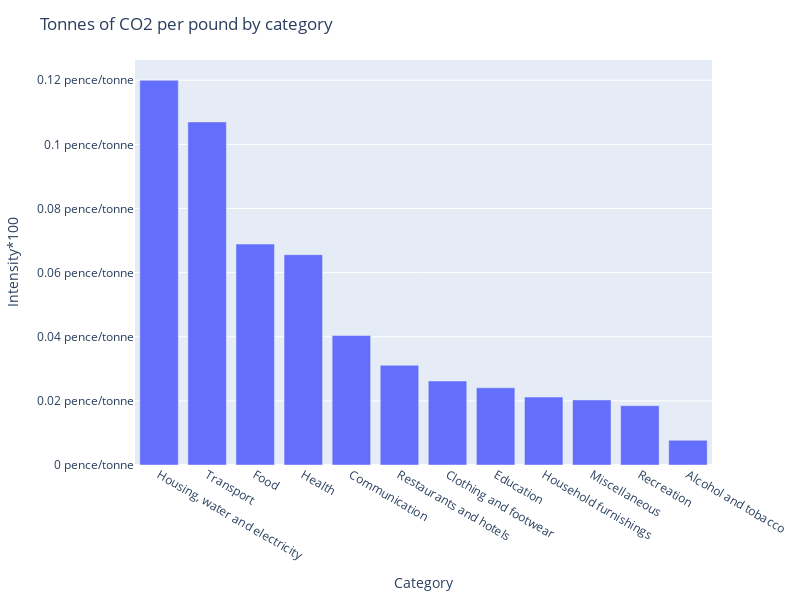

The code cell stored with this chart in its notebook:
### Markdown cell above
# Carbon taxes

A carbon tax is a tax levied on the carbon emissions required to produce goods and services. In this way, they are designed to reduce carbon dioxide emissions by increasing prices. This both decreases demand for such goods and services and incentivizes efforts to make them less carbon-intensive. In its simplest form, a carbon tax covers only CO<sub>2</sub> emissions; however, it can also cover other greenhouse gasses, such as methane or nitrous oxide, by calculating their global warming potential relative to CO<sub>2</sub> emissions. PolicyEngine’s carbon tax model is consumption-based - that is, the tax is levied on the UK’s consumption of CO2-intensive goods, rather than the UK’s production of CO2. Table 1 shows the incidence of this carbon tax model:

Table 1


<table>
  <tr>
   <td>
   </td>
   <td>UK
   </td>
   <td>Non-UK
   </td>
  </tr>
  <tr>
   <td>Owners of production
   </td>
   <td><strong>Reality</strong>: directly taxed by a carbon emissions tax, not indirectly taxed.
<p>
<strong>Model</strong>: Each owner pays <em>s</em>% of x total UK ownership share, in aggregate passes on (1-<em>s</em>)% to consumers.
   </td>
   <td><strong>Reality</strong>: indirectly taxed by a border adjustment, not directly taxed.
<p>
<strong>Model</strong>: assumed non-existent.
   </td>
  </tr>
  <tr>
   <td>Consumers
   </td>
   <td><strong>Reality</strong>: <strong>indirectly</strong> taxed by the carbon emissions tax and <strong>directly</strong> taxed by the border adjustment, depending on sectoral demand elasticities.
<p>
<strong>Model</strong>: Each consumer pays (1 - <em>s</em>)% * total UK consumption share of each consumption sector.
   </td>
   <td><strong>Reality</strong>: not directly or indirectly taxed.
<p>
<strong>Model</strong>: not directly or indirectly taxed.
   </td>
  </tr>
</table>


## Methodology summary

We model carbon taxes by simulating household net incomes through the microsimulation model. The first step: collecting the Family Resources Survey inputs: data on earnings, benefit receipt and demographics for 20,000 households. Then, we load the Living Costs and Food Survey, which has less granular data on earnings, and benefit receipt, but detailed capture of goods and services produced: we impute these consumption variables to the FRS. We then use the National Carbon Footprint dataset to calculate the intensities of certain categories (e.g. the carbon emissions associated with a pound spent on clothing), and use this to estimate the carbon footprint of each FRS household. After we integrate these carbon footprints to the FRS, we run a full microsimulation to simulate disposable incomes with and without a carbon tax.


### Appendix: Carbon intensities

### Code cell
import plotly.express as px
import pandas as pd

df = pd.DataFrame({
    "Category": [
        "Alcohol and tobacco",
        "Clothing and footwear",
        "Communication",
        "Education",
        "Food",
        "Health",
        "Household furnishings",
        "Housing, water and electricity",
        "Miscellaneous",
        "Recreation",
        "Restaurants and hotels",
        "Transport",
    ],
    "Intensity": [
        7.7e-05,
        0.000262,
        0.000404,
        0.000241,
        0.000689,
        0.000656,
        0.000212,
        0.0012,
        0.000203,
        0.000185,
        0.000311,
        0.00107,
    ]
})

df["Intensity*100"] = df.Intensity * 100

px.bar(df.sort_values("Intensity", ascending=False), x="Category", y="Intensity*100").update_layout(
    title="Tonnes of CO2 per pound by category",
    yaxis_ticksuffix=" pence/tonne",
    width=800,
    height=600,
)

### Figure 1 — Plotly figure (JSON) as saved in the notebook; plotly's stock layout.template omitted (floating-point values rounded to 4 significant figures)
{"data": [{"alignmentgroup": "True", "hovertemplate": "Category=%{x}<br>Intensity*100=%{y}<extra></extra>", "legendgroup": "", "marker": {"color": "#636efa", "pattern": {"shape": ""}}, "name": "", "offsetgroup": "", "orientation": "v", "showlegend": false, "textposition": "auto", "type": "bar", "x": ["Housing, water and electricity", "Transport", "Food", "Health", "Communication", "Restaurants and hotels", "Clothing and footwear", "Education", "Household furnishings", "Miscellaneous", "Recreation", "Alcohol and tobacco"], "xaxis": "x", "y": [0.12, 0.107, 0.0689, 0.0656, 0.0404, 0.0311, 0.0262, 0.0241, 0.0212, 0.0203, 0.0185, 0.0077], "yaxis": "y"}], "layout": {"barmode": "relative", "height": 600, "legend": {"tracegroupgap": 0}, "margin": {"t": 60}, "title": {"text": "Tonnes of CO2 per pound by category"}, "width": 800, "xaxis": {"anchor": "y", "autorange": true, "domain": [0, 1], "range": [-0.5, 11.5], "title": {"text": "Category"}, "type": "category"}, "yaxis": {"anchor": "x", "autorange": true, "domain": [0, 1], "range": [0, 0.1263], "ticksuffix": " pence/tonne", "title": {"text": "Intensity*100"}, "type": "linear"}}}
